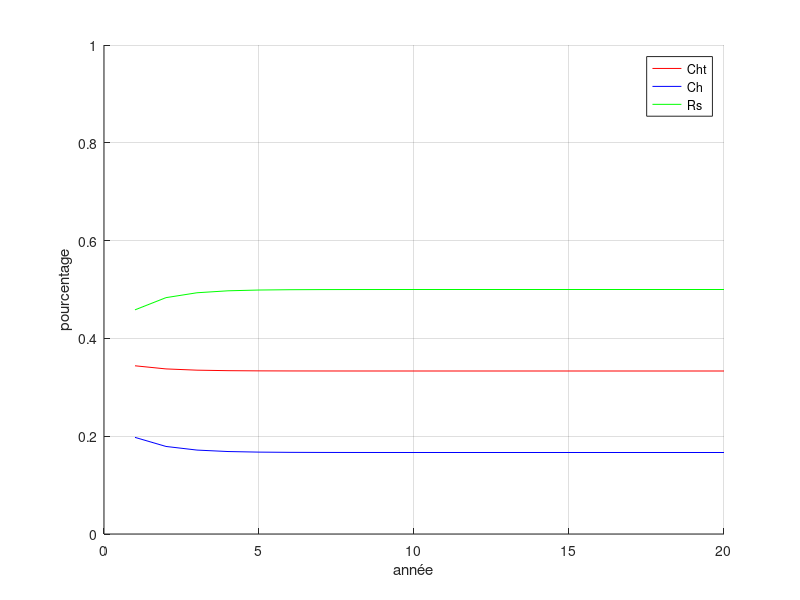

Here is the MATLAB script that generated this plot:
a = [0.5 0.1 0.1; 0.2 0.6 0.2; 0.3 0.3 0.7];
b = [0.36;0.4;0.24];
c = a*b;
d = zeros(20,1);
e = zeros(20,1);
f = zeros(20,1);
hold on
for n = 1:1.0:20
    b = c;
    c = a*b;
    d(n,1) = c(1,1);
    e(n,1) = c(2,1);
    f(n,1) = c(3,1);
    grid on
end
plot(e, "red")
plot(d, "blue")
plot(f, "green")
axis([0 n 0 1])
xlabel('année')
ylabel('pourcentage')
legend('Cht','Ch','Rs')
hold off